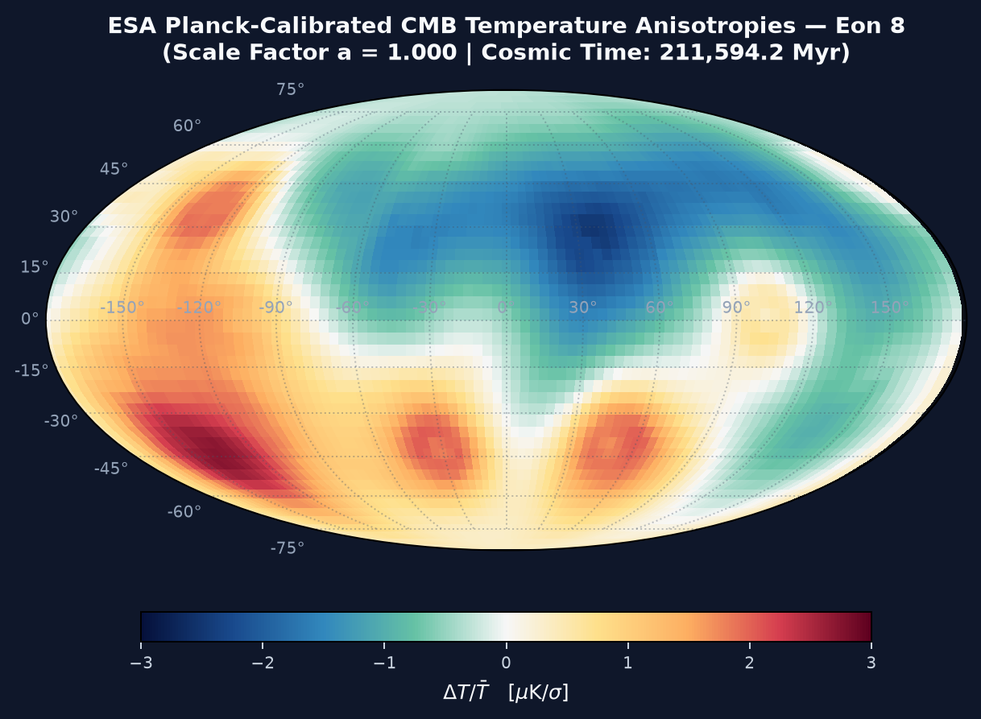
#> input picture assets/latest_cmb_mollweide.png, 981 x 719 px, shrunk from 1218 x 893 before the run; its folder holds only this picture in this run
$ python -i simulador_cosmologico.py   (imports and definitions only)
#> lines starting #> are read from the running program, lines starting #| are printed output that depends on the picture
import numpy as np
import matplotlib.pyplot as plt
import matplotlib.gridspec as gridspec
from matplotlib.animation import FuncAnimation
from matplotlib.widgets import Slider

# =====================================================================
# CONFIGURACIÓN DEL MODELO COSMOLÓGICO CÍCLICO Y PARÁMETROS FÍSICOS
# =====================================================================
GRID_SIZE = 50              # Resolución de la malla espacial cosmológica (N x N)
DT = 0.05                   # Paso temporal de integración
DIFFUSION_COEFF = 0.3       # Conductividad térmica del plasma intergaláctico (k)
KAPPA = 50.0                # Constante de acoplamiento del Reotransductor (κ)
LANDAUER_DECAY = 0.015      # Tasa de decaimiento entrópico de Landauer (γ)
G_CONST = 0.04              # Constante de gravitación efectiva normalizada (G)
H_0 = 0.0003                # Tasa de expansión asintótica de Hubble
CS2 = 0.18                  # Velocidad del sonido al cuadrado (Presión de Jeans / Estabilización)
C_LIGHT = 2.5               # Velocidad de la luz y límite causal relativista (v <= c)
INFLATION_BOOST = 8.0       # Impulso de super-expansión inflacionaria primordial al inicio de cada Eón
ZETA_BEKENSTEIN = 3500.0    # Constante de capacidad entrópica de Bekenstein calibrada (S_max ~ ZETA * (M_BH/30)^2)

# 1. Espectro de perturbaciones primordiales P(k) ~ k^(-0.6)
kx = 2 * np.pi * np.fft.fftfreq(GRID_SIZE)[:, None]
ky = 2 * np.pi * np.fft.fftfreq(GRID_SIZE)[None, :]
k2 = kx**2 + ky**2
k2[0, 0] = 1.0  # Evitar división por cero en modo k=0
p_k = 1.0 / (k2**0.6)
p_k[0, 0] = 0.0

# Filtro gaussiano espectral en Fourier para suavizado isotrópico
sigma_g = 2.5
gaussian_k = np.exp(-0.5 * k2 * (sigma_g**2))

# [1 line not run here, left out]
X, Y = np.meshgrid(np.arange(GRID_SIZE), np.arange(GRID_SIZE))

noise_fft = np.fft.fft2(np.random.randn(GRID_SIZE, GRID_SIZE))
fluct = np.real(np.fft.ifft2(noise_fft * p_k))
fluct = (fluct - np.mean(fluct)) / np.std(fluct) * 0.3

# Semillas originales para el Eón 1:
seed_A = 2.8 * np.exp(-((X - 23.5)**2 + (Y - 23.5)**2) / 14.0)   # Supercúmulo central A
seed_B = 1.9 * np.exp(-((X - 37.5)**2 + (Y - 13.5)**2) / 10.0)   # Filamento activo B
void_C = -0.6 * np.exp(-((X - 9.5)**2 + (Y - 37.5)**2) / 18.0)   # Vacío cósmico C

# Estado primordial inicial del Eón 1
rho = np.maximum(0.05, 1.0 + fluct + seed_A + seed_B + void_C)
T = 12.0 * (rho**0.5) + 2.73
I = np.clip((rho - 0.5) / 2.5, 0.0, 1.0)
tau = np.zeros((GRID_SIZE, GRID_SIZE))
tau_eon_start = np.zeros((GRID_SIZE, GRID_SIZE))

v_x = np.zeros((GRID_SIZE, GRID_SIZE))
v_y = np.zeros((GRID_SIZE, GRID_SIZE))

scale_factor = 1.0
eon = 1
steps_per_frame = 5

# [46 lines left out: function trigger_white_hole_eon, not called in this run]

# =====================================================================
# MOTOR FÍSICO COSMOLÓGICO CON REOTRANSDUCTOR, INFLACIÓN Y RELATIVIDAD
# =====================================================================
def update_cosmology(rho, T, I, tau, tau_eon_start, v_x, v_y, scale_factor, eon):
    # a. Expansión cósmica con Fase de Inflación Primordial (Super-expansión del espacio)
    if scale_factor < 1.05:
        # Tasa de Hubble acelerada por repulsión cuántica de Planck / Inflatón
        H_eff = H_0 * (1.0 + INFLATION_BOOST * np.exp(-(scale_factor - 1.0) / 0.015))
    else:
        H_eff = H_0

    scale_factor += H_eff * DT

    # b. Gravedad: Ecuación de Poisson ∇²Φ = 4πG(ρ - ρ̄) vía FFT 2D
    delta_rho = rho - np.mean(rho)
    delta_rho_fft = np.fft.fft2(delta_rho)
    phi_fft = -4.0 * np.pi * G_CONST * delta_rho_fft / k2
    phi_fft[0, 0] = 0.0
    phi = np.real(np.fft.ifft2(phi_fft))

    grad_phi_y, grad_phi_x = np.gradient(phi)

    # c. Gradiente de Presión de Jeans (Polítropo P = CS2 * ρ^1.3)
    P = CS2 * (rho**1.3)
    grad_P_y, grad_P_x = np.gradient(P)

    # Aceleración neta: Gravedad - Gradiente de presión
    acc_x = -grad_phi_x - (grad_P_x / rho)
    acc_y = -grad_phi_y - (grad_P_y / rho)

    # Evolución hidrodinámica con inercia cinética y amortiguamiento de Hubble
    v_x = 0.92 * v_x + 0.08 * (0.06 * acc_x)
    v_y = 0.92 * v_y + 0.08 * (0.06 * acc_y)

    # Límite Causal Relativista de la Velocidad de la Materia (v <= c)
    v_mag = np.sqrt(v_x**2 + v_y**2)
    v_limit = np.maximum(1.0, v_mag / C_LIGHT)
    v_x = v_x / v_limit
    v_y = v_y / v_limit

    # d. Hidrodinámica de materia cósmica
    flux_x = rho * v_x
    flux_y = rho * v_y
    div_flux = np.gradient(flux_x, axis=1) + np.gradient(flux_y, axis=0)

    laplacian_rho = (
        np.roll(rho, 1, axis=0) + np.roll(rho, -1, axis=0) +
        np.roll(rho, 1, axis=1) + np.roll(rho, -1, axis=1) - 4 * rho
    )
    rho_next = np.clip(rho - div_flux * DT + 0.04 * laplacian_rho * DT, 0.02, 12.0)

    # e. Evolución térmica: Difusión + Compresión - Enfriamiento de Hubble
    laplacian_T = (
        np.roll(T, 1, axis=0) + np.roll(T, -1, axis=0) +
        np.roll(T, 1, axis=1) + np.roll(T, -1, axis=1) - 4 * T
    )
    compression_heating = 6.0 * np.maximum(0.0, -div_flux)
    hubble_cooling = H_eff * T
    T_next = np.clip(T + (DIFFUSION_COEFF * laplacian_T + compression_heating - hubble_cooling) * DT, 2.73, 2000.0)

    # f. Corrientes Disipativas y Producción de Entropía de Onsager
    inv_T = 1.0 / T_next
    grad_inv_T_y, grad_inv_T_x = np.gradient(inv_T)
    grad_T_y, grad_T_x = np.gradient(T_next)

    J_T_x = -DIFFUSION_COEFF * grad_T_x
    J_T_y = -DIFFUSION_COEFF * grad_T_y

    sigma_thermal = np.maximum(0.0, J_T_x * grad_inv_T_x + J_T_y * grad_inv_T_y)
    sigma_grav = (rho_next * (grad_phi_x**2 + grad_phi_y**2)) / (T_next * 50.0)
    sigma_total = sigma_thermal + sigma_grav

    # g. Reotransductor: El tiempo propio acumulado nunca se borra (acumulador continuo eterno)
    d_tau_dt = KAPPA * sigma_total
    tau_next = tau + d_tau_dt * DT

    # Tiempo y entropía acumulados específicamente en el EÓN ACTUAL
    tau_current_eon = tau_next - tau_eon_start

    # h. Campo Informacional Continuo I(r, t)
    flux_I_x = I * v_x
    flux_I_y = I * v_y
    div_flux_I = np.gradient(flux_I_x, axis=1) + np.gradient(flux_I_y, axis=0)

    laplacian_I = (
        np.roll(I, 1, axis=0) + np.roll(I, -1, axis=0) +
        np.roll(I, 1, axis=1) + np.roll(I, -1, axis=1) - 4 * I
    )

    sustenance = 0.6 * sigma_total * (rho_next / np.mean(rho_next))
    thermal_noise = 0.0004 * T_next
    dI_dt = -div_flux_I + 0.02 * laplacian_I + (sustenance - thermal_noise - LANDAUER_DECAY * I)
    I_next = np.clip(I + dI_dt * DT, 0.0, 1.0)

    # i. CONDICIÓN FÍSICA DE REBOTE POR LÍMITE DE BEKENSTEIN EN EL EÓN ACTUAL
    total_mass = np.sum(rho_next)
    core_mask = rho_next > 1.0
    core_mass = np.sum(rho_next[core_mask])
    mass_fraction = core_mass / total_mass

    s_bh_eon = np.max(tau_current_eon)
    tau_bekenstein_crit = ZETA_BEKENSTEIN * max(1.0, (core_mass / 30.0)**2)
    tunnel_progress = min(1.0, s_bh_eon / max(1.0, tau_bekenstein_crit))

    # Disparo del Agujero Blanco cuando el colapso gravitatorio es maduro (35%+ de masa concentrada)
    # y la entropía acumulada DURANTE ESTE EÓN satura el límite de Bekenstein
    if mass_fraction >= 0.35 and s_bh_eon >= tau_bekenstein_crit:
        eon += 1
        scale_factor = 1.0
        tau_eon_start = tau_next.copy()  # Establece la nueva línea base para el nuevo eón
        rho_next, v_x, v_y, T_next = trigger_white_hole_eon(rho_next, tau_next)
        I_next = np.clip((rho_next - 0.5) / 2.5, 0.0, 1.0)

    r_hubble = C_LIGHT / max(1e-5, H_eff)
    return rho_next, T_next, I_next, tau_next, tau_eon_start, v_x, v_y, scale_factor, eon, d_tau_dt, phi, mass_fraction, s_bh_eon, tau_bekenstein_crit, tunnel_progress, r_hubble

# =====================================================================
# INTERFAZ GRÁFICA Y DASHBOARD DE 5 PANELES + CONSOLA DE TELEMETRÍA
# =====================================================================
fig = plt.figure(figsize=(14, 8.8))
gs = gridspec.GridSpec(2, 3, figure=fig, hspace=0.28, wspace=0.30, top=0.92, bottom=0.08, left=0.05, right=0.95)

ax_rho     = fig.add_subplot(gs[0, 0])
ax_rate    = fig.add_subplot(gs[0, 1])
ax_index   = fig.add_subplot(gs[0, 2])
ax_tau     = fig.add_subplot(gs[1, 0])
ax_log_tau = fig.add_subplot(gs[1, 1])
ax_info    = fig.add_subplot(gs[1, 2])

# Panel 1: Densidad Cósmica
im_rho = ax_rho.imshow(rho, cmap='magma', origin='lower', vmin=0.0, vmax=5.0)
title_rho = ax_rho.set_title("1. Densidad de Materia Cósmica (ρ)", fontweight='bold', fontsize=9.5)
# [1 line not run here, left out]

# Panel 2: Velocidad del Reotransductor
im_rate = ax_rate.imshow(np.zeros((GRID_SIZE, GRID_SIZE)), cmap='plasma', origin='lower', vmin=0.0, vmax=2.0)
# [2 lines not run here, left out]

# Panel 3: Autoorganización / Negentropía Continua
im_index = ax_index.imshow(I, cmap='cividis', origin='lower', vmin=0.0, vmax=1.0)
title_index = ax_index.set_title("3. Autoorganización I(r,t)", fontweight='bold', fontsize=9.5)
# [1 line not run here, left out]

# Panel 4: Tiempo Propio Emergente Lineal
im_tau = ax_tau.imshow(tau, cmap='viridis', origin='lower', vmin=0.0, vmax=50.0)
title_tau = ax_tau.set_title("4. Tiempo Emergente Lineal (τ)", fontweight='bold', fontsize=9.5)
# [1 line not run here, left out]

# Panel 5: Red Fósil Logarítmica (Arqueología Cósmica)
im_log_tau = ax_log_tau.imshow(np.log10(1.0 + tau), cmap='inferno', origin='lower', vmin=0.0, vmax=5.0)
title_log_tau = ax_log_tau.set_title("5. Memoria Fósil Logarítmica log₁₀(1+τ)", fontweight='bold', fontsize=9.5)
# [4 lines not run here, left out]
title_info = ax_info.text(0.5, 0.96, "TELEMETRÍA DE BEKENSTEIN & EONES", fontweight='bold', fontsize=10.0, ha='center', va='top', color='#0f172a')
telemetry_box = ax_info.text(
    0.04, 0.82, "", fontsize=8.2, fontfamily='monospace', va='top',
    bbox=dict(boxstyle='round,pad=0.5', facecolor='#f8fafc', edgecolor='#cbd5e1')
)

# Slider de Aceleración (hasta 1000x)
ax_slider = fig.add_axes([0.25, 0.02, 0.50, 0.025])
slider_speed = Slider(
    ax=ax_slider,
    label='Aceleración (Pasos / Frame) ',
    valmin=1,
    valmax=1000,
    valinit=5,
    valstep=1,
    color='#2563eb'
)

def update_speed(val):
    global steps_per_frame
    steps_per_frame = int(slider_speed.val)

# [1 line not run here, left out]

# Bucle de animación continuo
def animate(frame):
    global rho, T, I, tau, tau_eon_start, v_x, v_y, scale_factor, eon

    mass_frac = 0.0
    s_bh_val = 0.0
    s_crit = 0.0
    progress = 0.0
    r_hub = 0.0

    for _ in range(steps_per_frame):
        rho, T, I, tau, tau_eon_start, v_x, v_y, scale_factor, eon, d_tau_dt, phi, mass_frac, s_bh_val, s_crit, progress, r_hub = update_cosmology(
            rho, T, I, tau, tau_eon_start, v_x, v_y, scale_factor, eon
        )

    # Actualizar matrices gráficas
    im_rho.set_array(rho)
    im_rate.set_array(d_tau_dt)
    im_index.set_array(I)
    im_tau.set_array(tau)
    im_log_tau.set_array(np.log10(1.0 + tau))

    # Identificación de la era interna del Eón
    if scale_factor < 1.05:
        era_str = "Fase de Inflación Cuántica Primordial"
    elif scale_factor < 2.5:
        era_str = "Era de Galaxias y Filamentos"
    elif scale_factor < 7.0:
        era_str = "Era de Fusiones y Maduración"
    elif mass_frac >= 0.35:
        era_str = "Era del Agujero Negro Virializado"
    else:
        era_str = "Fase Asintótica Pre-Rebote"

    redshift = max(0.0, (4.50 / max(0.01, float(scale_factor))) - 1.0)
    fig.suptitle(f"Simulación Cosmológica: Reotransductor, Bekenstein & Agujero Blanco | Eón N = {eon} [{era_str}]", fontsize=11.5, fontweight='bold')

    title_rho.set_text(f"1. Densidad Materia (ρ) [a = {scale_factor:.2f}]")
    title_index.set_text(f"3. Autoorganización I(r,t) [I_max: {np.max(I):.2f}]")
    title_tau.set_text(f"4. Tiempo Lineal (τ) [Pico: {np.max(tau):.0f} s]")
    title_log_tau.set_text(f"5. Red Fósil log₁₀(1+τ) [Max: {np.max(np.log10(1.0 + tau)):.2f}]")

    # Telemetría en consola interactiva
    bar_len = 10
    filled_len = int(progress * bar_len)
    bar_str = "█" * filled_len + "░" * (bar_len - filled_len)

    tau_core_val = np.max(tau)
    tau_void_val = np.mean(tau[36:40, 8:12])
    desynch_ratio = tau_core_val / max(1e-4, tau_void_val)

    telemetry_str = (
        f"• Eón Cósmico Actual: N = {eon}\n"
        f"• Factor de Escala: a = {scale_factor:.3f} (z = {redshift:.2f})\n"
        f"• Velocidad de la Luz (c): {C_LIGHT:.2f} celdas/s\n"
        f"• Masa Núcleo (M_BH): {mass_frac * 100.0:.1f}% del total\n"
        f"• Entropía Eón N (S_BH): {s_bh_val:.0f} k_B\n"
        f"• Límite Bekenstein (S_max): {s_crit:.0f} k_B\n"
        f"• Túnel Cuántico Eón {eon}: [{bar_str}] {progress * 100.0:.1f}%\n"
        f"• Desincronización Cúmulo/Vacío: {desynch_ratio:.1f}x\n"
        f"• Odómetro Fósil Acumulado: {np.max(tau):.0f} s\n"
        f"• Estado: {'Agujero Blanco Inminente' if progress >= 0.95 else 'Evolución Hidrodinámica'}"
    )
    telemetry_box.set_text(telemetry_str)

    # Escalas dinámicas
    im_rho.set_clim(vmin=0.0, vmax=max(3.0, np.percentile(rho, 99)))
    im_rate.set_clim(vmin=0.0, vmax=max(0.5, np.percentile(d_tau_dt, 99)))
    im_tau.set_clim(vmin=0.0, vmax=max(1.0, np.max(tau)))
    im_log_tau.set_clim(vmin=0.0, vmax=max(1.0, np.max(np.log10(1.0 + tau))))

    return im_rho, im_rate, im_index, im_tau, im_log_tau, telemetry_box

# [3 lines not run here, left out]

>>> import cv2
>>> picture = cv2.imread('assets/latest_cmb_mollweide.png', cv2.IMREAD_GRAYSCALE)
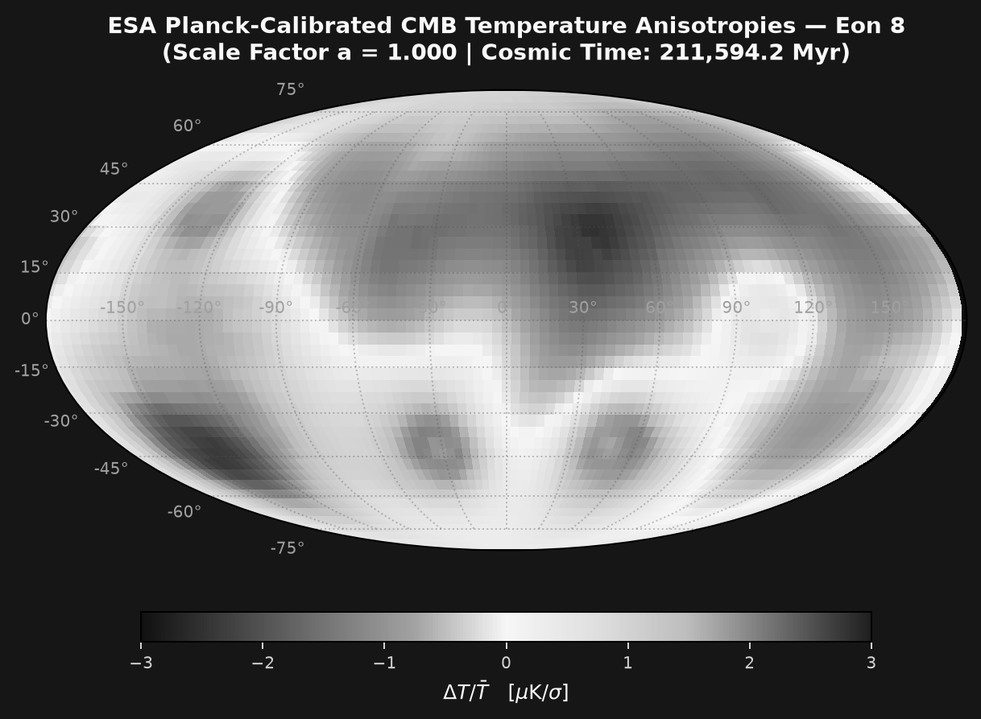
#> picture: shape (719, 981); min 0, max 255, mean 102.8
>>> result = animate(picture)
#> result = 6 items
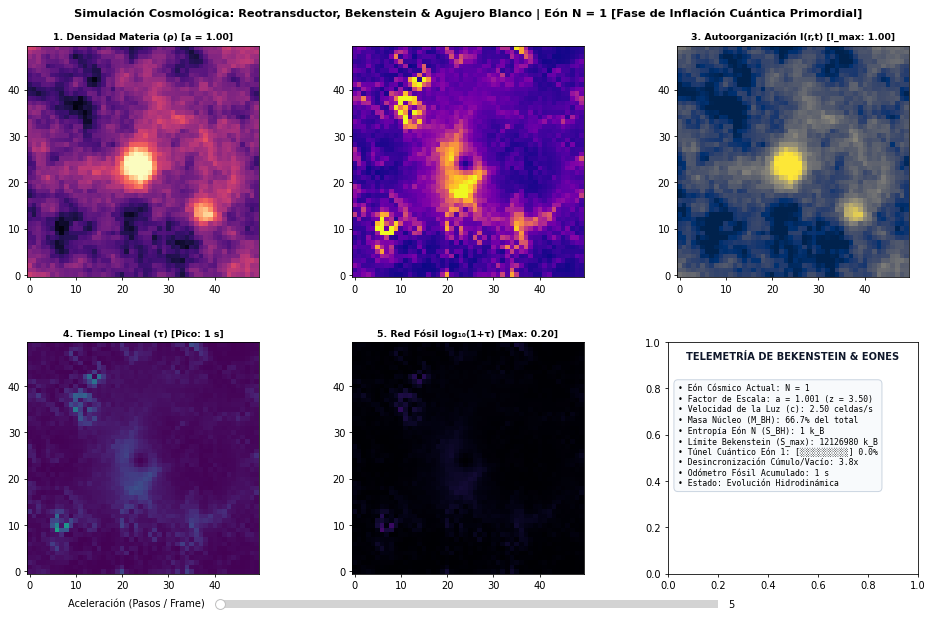
#> figure drawn by matplotlib, 6 panels

$ run again, on assets/bao_comparison_desi.png
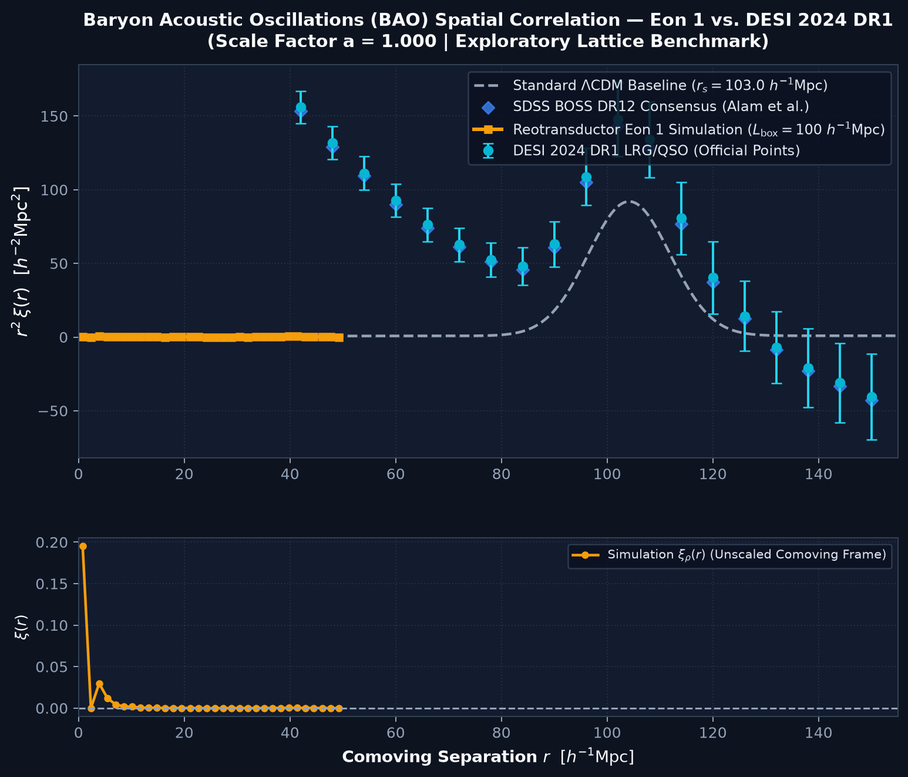
#> input picture assets/bao_comparison_desi.png, 908 x 777 px, shrunk from 1546 x 1322 before the run
#> `picture = cv2.imread('assets/latest_cmb_mollweide.png', cv2.IMREAD_GRA..`:
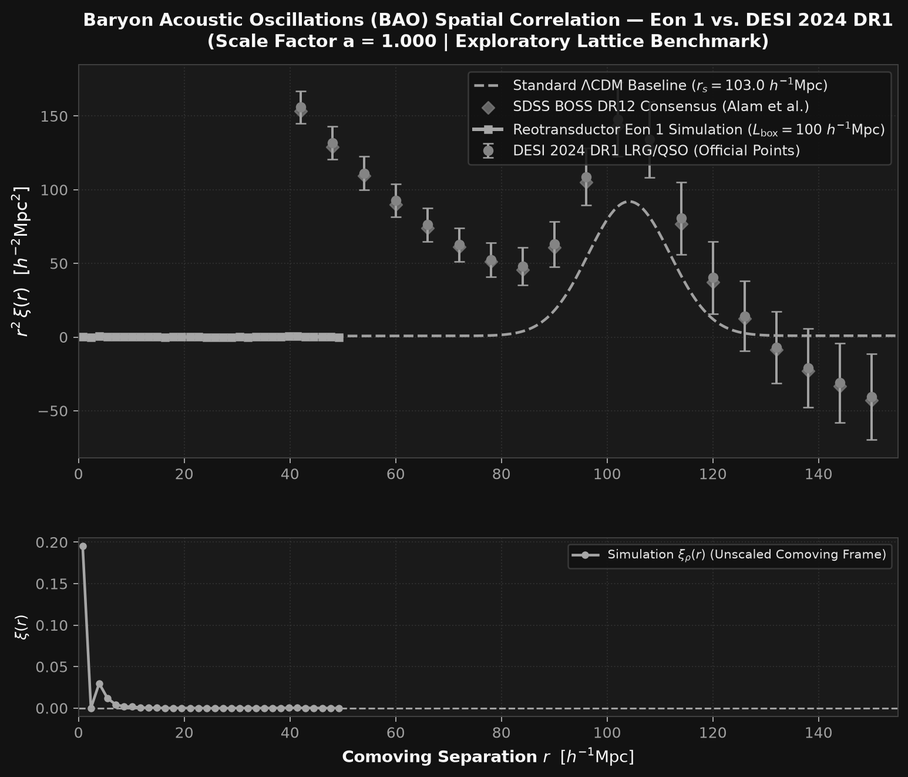
#> picture: shape (777, 908); min 0, max 255, mean 29.9
#> result = 6 items

$ run again, on assets/cmb_mollweide_eon_2.png
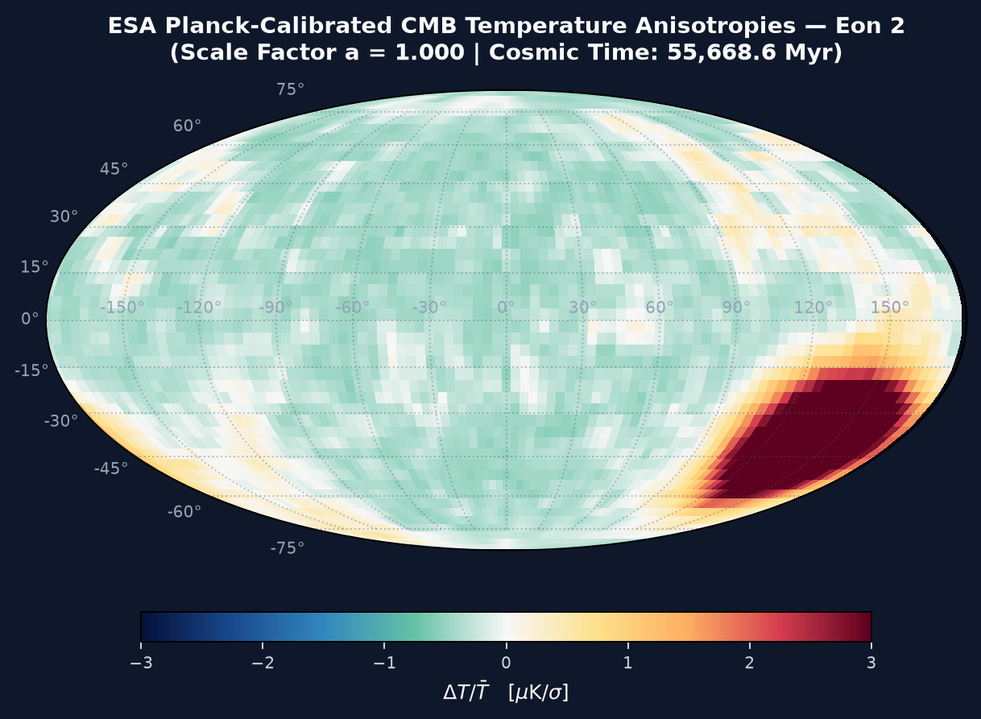
#> input picture assets/cmb_mollweide_eon_2.png, 981 x 719 px, shrunk from 1218 x 893 before the run
#> `picture = cv2.imread('assets/latest_cmb_mollweide.png', cv2.IMREAD_GRA..`:
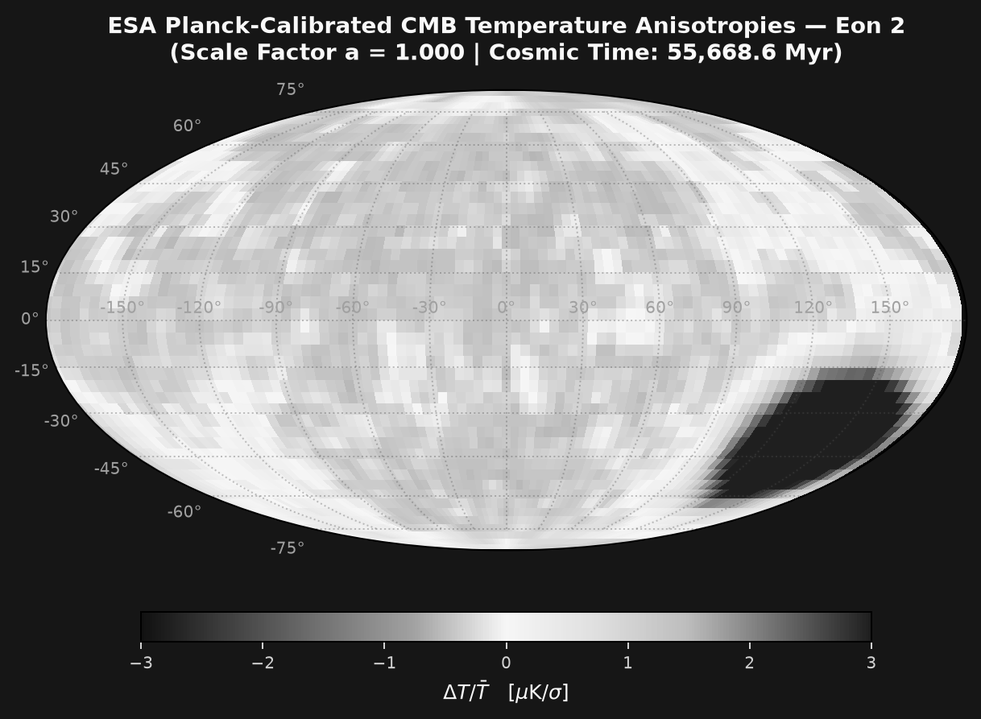
#> picture: shape (719, 981); min 0, max 255, mean 114.6
#> result = 6 items
